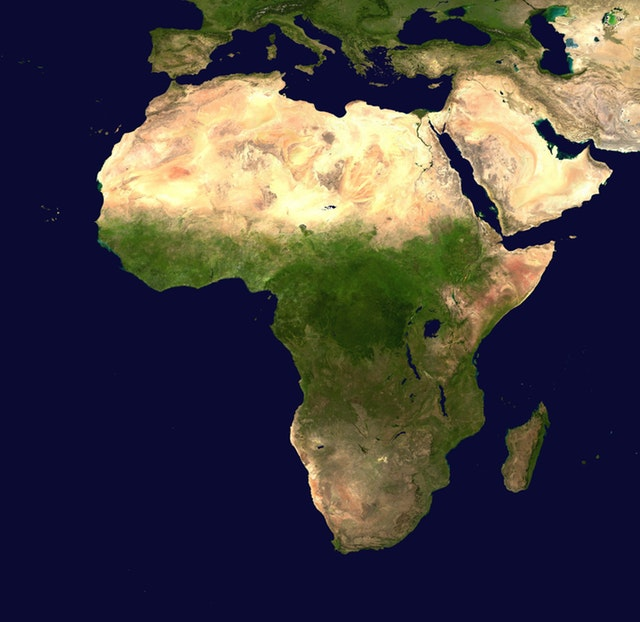
#> input picture Goruntu_Isleme_Kurslari_Ve_Calismalari/Goruntu_Isleme/numpy&matplotlib/map.jpeg, 640 x 622 px, found by its file name
$ python resimler_uzerinde_aritmetik_islemler.py
#> lines starting #> are read from the running program, lines starting #| are printed output that depends on the picture
import matplotlib.pyplot as plt
import numpy as np

path = "C:\\vscode\\Python\\Teknofest\\numpy&matplotlib\\map.jpeg"
img = plt.imread(path)
#> img is the input picture: shape (622, 640, 3); mean R, G, B 68.6, 64, 66.4

plt.subplot(4,2,1) # 1.sırada 3x2 lik alt tablo
plt.title("orjinal resim")
plt.imshow(img)

plt.subplot(4,2,2) # 2.sırada 3x2 lik alt tablo
plt.title("img+img")
plt.imshow(img+img)

plt.subplot(4,2,3) # 3.sırada 3x2 lik alt tablo
plt.title("img-img")
plt.imshow(img-img)

plt.subplot(4,2,4)
plt.title("np.flip")
plt.imshow(np.flip(img,0)) # 0 x eksenine göre yansıma alır

plt.subplot(4,2,5)
plt.title("np.flip")
plt.imshow(np.flip(img,1))

plt.subplot(4,2,6)
plt.title("np.flip")
plt.imshow(np.flip(img,2))

plt.subplot(4,2,7)
plt.title("np.fliplr")
plt.imshow(np.fliplr(img)) # left to rigt

plt.subplot(4,2,8)
plt.title("np.flipud")
plt.imshow(np.flipud(img)) # updown


plt.show()
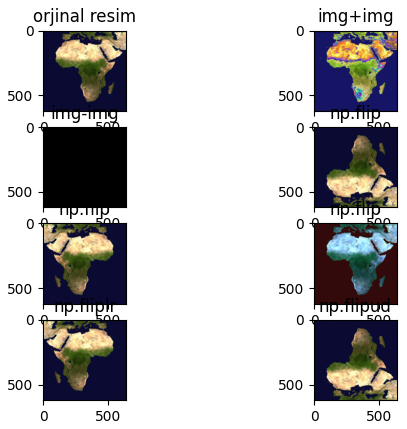
#> figure drawn by matplotlib, 8 panels; B, G, R data is drawn as R, G, B
